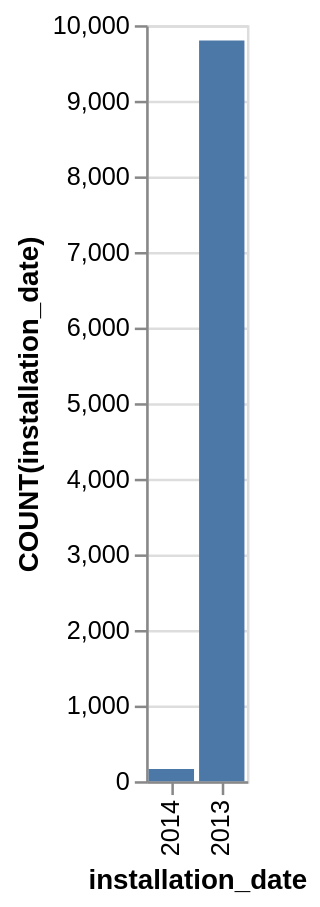

The specification (Vega-Lite) saved for this image:
### Vega-Lite specification from a JSON file in a GitHub repository (floating-point values rounded to 4 significant figures)
{"data": {"values": [{"x_data": "2014", "y_data": 163}, {"x_data": "2013", "y_data": 9796}]}, "mark": "bar", "encoding": {"x": {"field": "x_data", "type": "nominal", "title": "installation_date", "sort": {"op": "sum", "field": "y_data", "order": "ascending"}}, "y": {"field": "y_data", "type": "quantitative", "title": "COUNT(installation_date)"}}}
